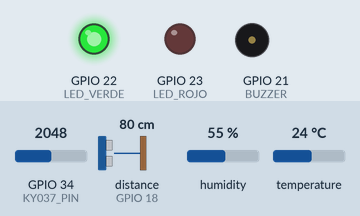
Recording of a sketch running on a simulated ESP32. Parts: output pins drawn as LEDs (lit = HIGH), buzzer (waves = sounding). Wiring (inferred from the names in the program): ultrasonic range finder: trigger GPIO 5; echo GPIO 18. The test bench sets the inputs (shaded band); at power-on: GPIO 34 (KY037_PIN) = 2048, distance to the obstacle (sensor on GPIO 18) 80 cm, humidity 55 %, temperature 24 °C. The echo pulse lasts 58.3 µs per cm; WiFi joins after 1.5 s; servers stay silent unless stated; the local clock reads 2024-03-15 10:24:30 at power-on unless the sketch sets it; the Firebase database answers and starts empty; pins used as bus, display or sensor lines are not drawn; what the sketch prints to the serial monitor is not drawn.

Above: at 2.7 s.
2.8 s: GPIO 34 (KY037_PIN) set to 2664
4.3 s: GPIO 34 (KY037_PIN) set to 2774
At 4.65 s:
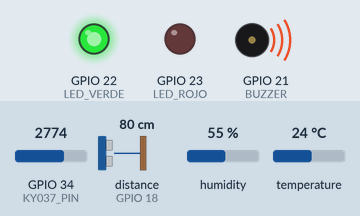
20.8 s: GPIO 34 (KY037_PIN) set to 2660
At 21.1 s:
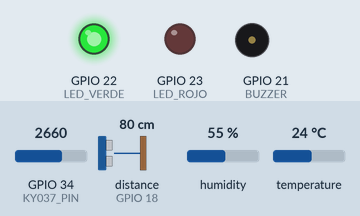
Timing chart, 0 to 23.8 s (numbered marks = the images above; inputs shaded):
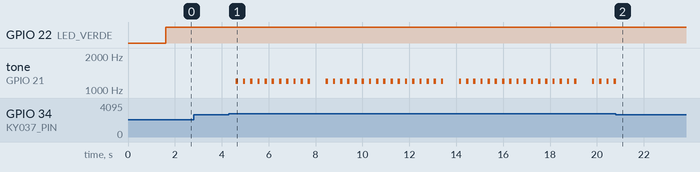

The sketch:

final.ino
```cpp
#include <WiFi.h>
#include <Firebase_ESP_Client.h>
#include "addons/TokenHelper.h"
#include "addons/RTDBHelper.h"
#include <DHT.h>
#include <time.h>

// --- TUS CREDENCIALES ---
#define WIFI_SSID "ARTR 2579"
#define WIFI_PASSWORD "11111111"
#define API_KEY "AIzaSyA7kOahrIAr_XImPq05EhbJ7CZSPATIZUs"
#define DATABASE_URL "https://parking-iot-a0b8e-default-rtdb.firebaseio.com/"

// --- PINES ---
#define TRIG_PIN 5
#define ECHO_PIN 18
#define LED_VERDE 22
#define LED_ROJO 23
#define BUZZER 21
#define DHTPIN 4
#define DHTTYPE DHT22
#define KY037_PIN 34

// --- UMBRALES Y CONSTANTES ---
const int UMBRAL_RUIDO = 2700;
const int DISTANCIA_LIBRE = 120;
const int DISTANCIA_OCUPADO = 35;
const int ESTABILIZACION_COUNT = 5;
const unsigned long INTERVALO_DHT = 2500;
const unsigned long INTERVALO_ENVIO_BASE = 5000;
const unsigned long MIN_ENVIO_ENTRE_CAMBIOS = 2000;
const int ULTRASOUND_N_READINGS = 7;
const int ULTRASOUND_DELAY = 10;

// --- OBJETOS GLOBALES ---
FirebaseData fbdo;
FirebaseData fbdo_verifier;
FirebaseAuth auth;
FirebaseConfig config;
DHT dht(DHTPIN, DHTTYPE);

// --- VARIABLES DE ESTADO ---
int distancia_cm = 999;
int distanciaAnterior_cm = 999;
float temp_c = NAN, hum_pct = NAN;
int nivel_sonido = 0;
String estadoActual = "Inicializando";
String ultimoEstadoEnviado = "";
int estadoEstableContador = 0;
unsigned long ultimoEnvioFirebase = 0;
unsigned long ultimoDHT = 0;
unsigned long ultimoCambioEstado = 0;

// --- PROTOTIPOS ---
void ensureWiFi();
void ensureFirebase();
void syncTime();
int medirDistanciaFiltrada();
void leerDHT();
bool ruidoExcesivo();
void buzzerBeep(int freq, int durMs);
String decidirEstado(int dist);
void verificarDatoEnFirebase(String path, String key, String expectedValue);
void enviarFirebase(String estado);


// ===================== IMPLEMENTACIÓN DE FUNCIONES =====================

void ensureWiFi() {
  if (WiFi.status() == WL_CONNECTED) return;
  Serial.print("🔁 Conectando a WiFi...");
  WiFi.begin(WIFI_SSID, WIFI_PASSWORD);
  unsigned long start = millis();
  while (WiFi.status() != WL_CONNECTED && (millis() - start < 10000)) {
    delay(500);
    Serial.print(".");
  }
  if (WiFi.status() == WL_CONNECTED) {
    Serial.println("\n✅ WiFi Conectado. IP: " + WiFi.localIP().toString());
  } else {
    Serial.println("\n❌ Falló WiFi. Reintentando...");
  }
}

// 💡 FUNCIÓN NUEVA para sincronizar la hora (diagnóstico clave)
void syncTime() {
    Serial.print("🕒 Sincronizando hora con servidor NTP...");
    configTime(0, 0, "pool.ntp.org");
    time_t now = time(nullptr);
    int retries = 0;
    while (now < 8 * 3600 * 2 && retries < 10) { // Espera hasta que la hora sea válida
        delay(500);
        now = time(nullptr);
        Serial.print(".");
        retries++;
    }
    if (now > 8 * 3600 * 2) {
        Serial.println("\n✅ Hora sincronizada correctamente.");
    } else {
        Serial.println("\n❌ Falló la sincronización NTP. ¿Hay conexión a Internet?");
    }
}

void ensureFirebase() {
  if (Firebase.ready()) return;

  Serial.print("🔥 Inicializando Firebase...");
  config.api_key = API_KEY;
  config.database_url = DATABASE_URL;
  auth.user.email = "";
  auth.user.password = "";
  Firebase.reconnectWiFi(true);

  Firebase.begin(&config, &auth);

  if (Firebase.ready()) {
    Serial.println("\n✅ Firebase Listo.");
  } else {
    Serial.println("\n❌ Falló Firebase. Verifique credenciales y reglas de la base de datos.");
  }
}

// (Las demás funciones como medirDistanciaFiltrada, leerDHT, etc. se mantienen igual)

int medirDistanciaFiltrada() {
  const int MIN_VALID = 5;
  const int MAX_VALID = 400;
  long suma = 0;
  int valid_count = 0;

  for (int i = 0; i < ULTRASOUND_N_READINGS; i++) {
    digitalWrite(TRIG_PIN, LOW); delayMicroseconds(2);
    digitalWrite(TRIG_PIN, HIGH); delayMicroseconds(10);
    digitalWrite(TRIG_PIN, LOW);

    long duracion = pulseIn(ECHO_PIN, HIGH, 30000);
    int d = (duracion * 0.034) / 2;

    if (d >= MIN_VALID && d <= MAX_VALID) {
      suma += d;
      valid_count++;
    }
    delay(ULTRASOUND_DELAY);
  }

  if (valid_count == 0) return distanciaAnterior_cm;

  int nuevaDistancia = suma / valid_count;
  if (abs(nuevaDistancia - distanciaAnterior_cm) > 150) {
      nuevaDistancia = distanciaAnterior_cm;
  }
  distanciaAnterior_cm = nuevaDistancia;
  return nuevaDistancia;
}

void leerDHT() {
  unsigned long now = millis();
  if (now - ultimoDHT < INTERVALO_DHT) return;
  ultimoDHT = now;

  float t = dht.readTemperature();
  float h = dht.readHumidity();

  if (isnan(t)) {
      Serial.println("⚠️ DHT: Falló lectura de Temp. Revisa cableado y resistencia pull-up.");
  } else {
      temp_c = t;
  }

  if (isnan(h)) {
      Serial.println("⚠️ DHT: Falló lectura de Hum. Revisa cableado.");
  } else {
      hum_pct = h;
  }
}

bool ruidoExcesivo() {
  nivel_sonido = analogRead(KY037_PIN);
  return (nivel_sonido > UMBRAL_RUIDO);
}

void buzzerBeep(int freq, int durMs) {
  static unsigned long buzzerStartTime = 0;
  if (millis() - buzzerStartTime < durMs) return;
  tone(BUZZER, freq, durMs);
  buzzerStartTime = millis();
}

String decidirEstado(int dist) {
  String nuevoEstado;
  if (dist > DISTANCIA_LIBRE) {
    nuevoEstado = "Libre";
    estadoEstableContador = 0;
  } else if (dist > DISTANCIA_OCUPADO && dist <= DISTANCIA_LIBRE) {
    nuevoEstado = "Aproximacion";
    estadoEstableContador = 0;
  } else {
    if (abs(dist - distanciaAnterior_cm) > 5) {
      nuevoEstado = "Maniobra";
      estadoEstableContador = 0;
    } else {
      estadoEstableContador++;
      if (estadoEstableContador >= ESTABILIZACION_COUNT) {
        nuevoEstado = "Ocupado";
      } else {
        nuevoEstado = "Maniobra";
      }
    }
  }
  if (nuevoEstado != estadoActual) ultimoCambioEstado = millis();
  estadoActual = nuevoEstado;
  return estadoActual;
}

void verificarDatoEnFirebase(String path, String key, String expectedValue) {
  if (!Firebase.ready()) return;
  if (Firebase.RTDB.getString(&fbdo_verifier, path + "/" + key)) {
    if (fbdo_verifier.stringData() == expectedValue) {
      Serial.print("✅ Verificado. ");
    } else {
      Serial.printf("⚠️ Fallo Verif: %s != %s. ", expectedValue.c_str(), fbdo_verifier.stringData().c_str());
    }
  } else {
    Serial.print("⚠️ Fallo Lectura Verif. ");
  }
}

void enviarFirebase(String estado) {
  if (WiFi.status() != WL_CONNECTED || !Firebase.ready()) {
    Serial.println("❌ Firebase/WiFi no listo para enviar.");
    return;
  }

  Serial.print("📡 Enviando a Firebase... ");
  time_t now = time(nullptr);
  if (now < 8 * 3600 * 2) {
    Serial.println("❌ Hora no sincronizada, envío cancelado.");
    return;
  }

  char ts[30];
  strftime(ts, sizeof(ts), "%Y-%m-%d %H:%M:%S", localtime(&now));

  FirebaseJson json;
  json.set("estado", estado.c_str());
  json.set("distancia_cm", distancia_cm);
  json.set("temperatura_c", String(temp_c, 1).c_str());
  json.set("humedad_pct", String(hum_pct, 1).c_str());
  json.set("nivel_sonido", nivel_sonido);
  json.set("timestamp", ts);

  String pathStatus = "/parking_status";
  if (Firebase.RTDB.setJSON(&fbdo, pathStatus.c_str(), &json)) {
    Serial.print("Status OK. ");
    verificarDatoEnFirebase(pathStatus, "estado", estado);
  } else {
    Serial.printf("Status FALLÓ. Razón: %s\n", fbdo.errorReason().c_str());
  }

  String pathHist = "/parking_logs/" + String(ts);
  if (Firebase.RTDB.setJSON(&fbdo, pathHist.c_str(), &json)) {
    Serial.println("Historial OK.");
  } else {
    Serial.printf("Historial FALLÓ. Razón: %s\n", fbdo.errorReason().c_str());
  }
}

// ===================== SETUP =====================
void setup() {
  Serial.begin(115200);
  pinMode(TRIG_PIN, OUTPUT); pinMode(ECHO_PIN, INPUT);
  pinMode(LED_VERDE, OUTPUT); pinMode(LED_ROJO, OUTPUT);
  pinMode(BUZZER, OUTPUT);
  pinMode(KY037_PIN, INPUT);

  dht.begin();

  ensureWiFi();
  if(WiFi.status() == WL_CONNECTED) {
    syncTime();
    ensureFirebase();
  } else {
    Serial.println("No hay WiFi, saltando conexión a Firebase.");
  }

  Serial.println("🚀 Sistema listo");
}

// ===================== LOOP =====================
void loop() {
  ensureWiFi();

  distancia_cm = medirDistanciaFiltrada();
  leerDHT();
  bool alarma = ruidoExcesivo();
  String estado = decidirEstado(distancia_cm);

  if (estado == "Libre") {
    digitalWrite(LED_VERDE, HIGH);
    digitalWrite(LED_ROJO, LOW);
  } else {
    digitalWrite(LED_VERDE, LOW);
    digitalWrite(LED_ROJO, HIGH);
  }

  if (estado == "Aproximacion" || alarma) buzzerBeep(1200, 100);

  Serial.printf("📏 %d cm | 🌡 %.1f°C | 💧 %.1f%% | 🔊 %d | Estado: %s\n",
                distancia_cm, temp_c, hum_pct, nivel_sonido, estado.c_str());

  unsigned long now = millis();
  bool cambioSignificativo = (estado != ultimoEstadoEnviado);

  if (now - ultimoEnvioFirebase > INTERVALO_ENVIO_BASE || cambioSignificativo) {
    // Re-chequear Firebase antes de enviar por si se desconectó
    if(!Firebase.ready()) ensureFirebase();

    if (cambioSignificativo && (now - ultimoEnvioFirebase < MIN_ENVIO_ENTRE_CAMBIOS)) {
      delay(MIN_ENVIO_ENTRE_CAMBIOS - (now - ultimoEnvioFirebase));
    }

    enviarFirebase(estado);
    ultimoEnvioFirebase = millis();
    ultimoEstadoEnviado = estado;
  }

  delay(200);
}
```

Measured:
- the behaviour switches between 2700 and 2701 on GPIO 34 (KY037_PIN) (found by bisection; images 0 and 1)
- after the input at 2.8 s, every drawn part: stays the same
- after the input at 4.3 s, tone on GPIO 21 (BUZZER): silent → 1200 Hz after 0.30 s, then repeats every 5.7 s: 1200 Hz 0.10 s, silent 0.66 s, 16 × (1200 Hz 0.10 s, silent 0.21 s)
- after the input at 20.8 s, tone on GPIO 21 (BUZZER): goes on until 20.8 s, then stays silent
